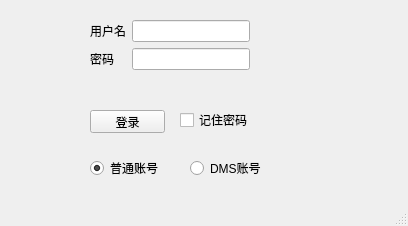
<?xml version="1.0" encoding="UTF-8"?>
<ui version="4.0">
 <class>MainWindow</class>
 <widget class="QMainWindow" name="MainWindow">
  <property name="geometry">
   <rect>
    <x>0</x>
    <y>0</y>
    <width>408</width>
    <height>226</height>
   </rect>
  </property>
  <property name="windowTitle">
   <string>悦谱转图比对系统 EPVS-V1.0 登录</string>
  </property>
  <widget class="QWidget" name="centralwidget">
   <widget class="QWidget" name="formLayoutWidget">
    <property name="geometry">
     <rect>
      <x>90</x>
      <y>20</y>
      <width>160</width>
      <height>80</height>
     </rect>
    </property>
    <layout class="QFormLayout" name="formLayout">
     <item row="0" column="0">
      <widget class="QLabel" name="labelUserName">
       <property name="text">
        <string>用户名</string>
       </property>
      </widget>
     </item>
     <item row="0" column="1">
      <widget class="QLineEdit" name="lineEditUserName">
       <property name="inputMethodHints">
        <set>Qt::ImhLatinOnly</set>
       </property>
      </widget>
     </item>
     <item row="1" column="0">
      <widget class="QLabel" name="labelPassword">
       <property name="text">
        <string>密码</string>
       </property>
      </widget>
     </item>
     <item row="1" column="1">
      <widget class="QLineEdit" name="lineEditPassword">
       <property name="inputMethodHints">
        <set>Qt::ImhHiddenText|Qt::ImhLatinOnly|Qt::ImhNoAutoUppercase|Qt::ImhNoPredictiveText|Qt::ImhSensitiveData</set>
       </property>
       <property name="echoMode">
        <enum>QLineEdit::Password</enum>
       </property>
      </widget>
     </item>
    </layout>
   </widget>
   <widget class="QPushButton" name="pushButtonLogin">
    <property name="geometry">
     <rect>
      <x>90</x>
      <y>110</y>
      <width>75</width>
      <height>23</height>
     </rect>
    </property>
    <property name="text">
     <string>登录</string>
    </property>
   </widget>
   <widget class="QCheckBox" name="checkBoxRememberUserName">
    <property name="geometry">
     <rect>
      <x>180</x>
      <y>110</y>
      <width>71</width>
      <height>20</height>
     </rect>
    </property>
    <property name="text">
     <string>记住密码</string>
    </property>
   </widget>
   <widget class="QPushButton" name="pushButtonSettings">
    <property name="geometry">
     <rect>
      <x>334</x>
      <y>0</y>
      <width>31</width>
      <height>23</height>
     </rect>
    </property>
    <property name="text">
     <string/>
    </property>
    <property name="flat">
     <bool>true</bool>
    </property>
   </widget>
   <widget class="QRadioButton" name="radioButtonLoginUserCommon">
    <property name="geometry">
     <rect>
      <x>90</x>
      <y>160</y>
      <width>89</width>
      <height>16</height>
     </rect>
    </property>
    <property name="text">
     <string>普通账号</string>
    </property>
    <property name="checked">
     <bool>true</bool>
    </property>
   </widget>
   <widget class="QRadioButton" name="radioButtonLoginUserDMS">
    <property name="geometry">
     <rect>
      <x>190</x>
      <y>160</y>
      <width>89</width>
      <height>16</height>
     </rect>
    </property>
    <property name="text">
     <string>DMS账号</string>
    </property>
   </widget>
   <widget class="QPushButton" name="pushButtonHelp">
    <property name="geometry">
     <rect>
      <x>370</x>
      <y>0</y>
      <width>31</width>
      <height>23</height>
     </rect>
    </property>
    <property name="text">
     <string/>
    </property>
    <property name="flat">
     <bool>true</bool>
    </property>
   </widget>
  </widget>
  <widget class="QMenuBar" name="menubar">
   <property name="geometry">
    <rect>
     <x>0</x>
     <y>0</y>
     <width>408</width>
     <height>23</height>
    </rect>
   </property>
  </widget>
  <widget class="QStatusBar" name="statusbar"/>
 </widget>
 <resources/>
 <connections/>
</ui>
